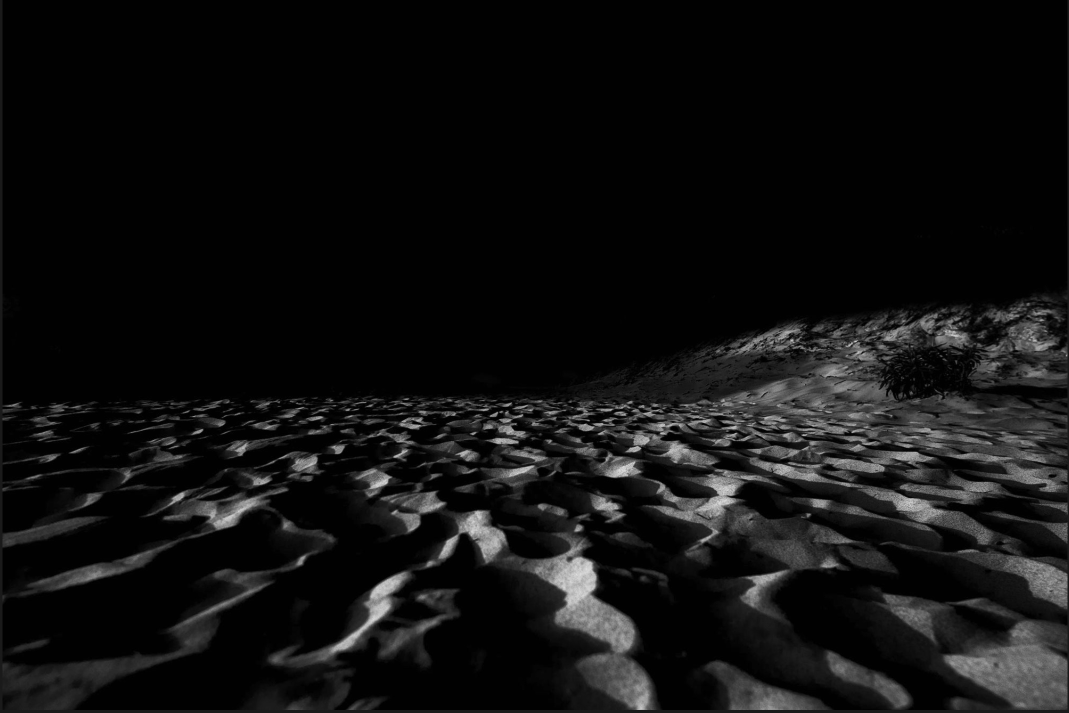
#> input picture img/00000.jpg, 2138 x 1426 px, given in place of 2023-10-03.jpg, which was not available (shown at 1/2 size)
$ python squareimg.py
#> lines starting #> are read from the running program, lines starting #| are printed output that depends on the picture
from PIL import Image

name = "2023-10-03"

img = Image.open(f"/Users/maomao/Documents/GitHub/maomaocv.github.io/img/{name}.jpg")
#> img is the input picture: PIL image 2138x1426 RGB; min 0, max 242, mean 16.4

# Determine the longer side
max_side = max(img.size)
#> max_side = 2138

# Create a white square canvas
canvas = Image.new('RGB', (max_side, max_side), 'white')
#> canvas: PIL image 2138x2138 RGB; every value is 255

# Calculate the position to paste the image onto the canvas
x_offset = (canvas.width - img.width) // 2
#> x_offset = 0
y_offset = (canvas.height - img.height) // 2
#> y_offset = 356
canvas.paste(img, (x_offset, y_offset))
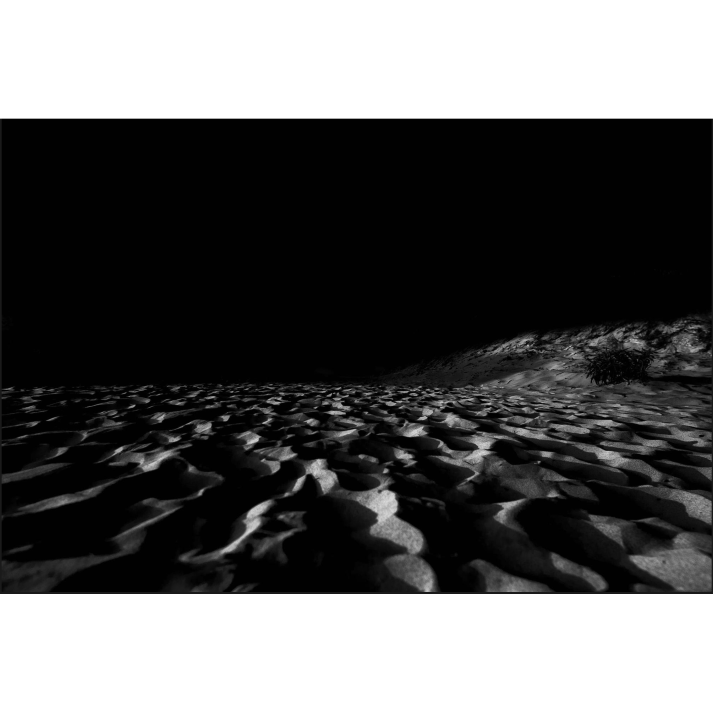
#> canvas: PIL image 2138x2138 RGB (shown at 1/3 size); min 0, max 255, mean 95.8
canvas.save(f"/Users/maomao/Documents/GitHub/maomaocv.github.io/img/{name}s.jpg")

$ run again, on img/01_arc3.jpg
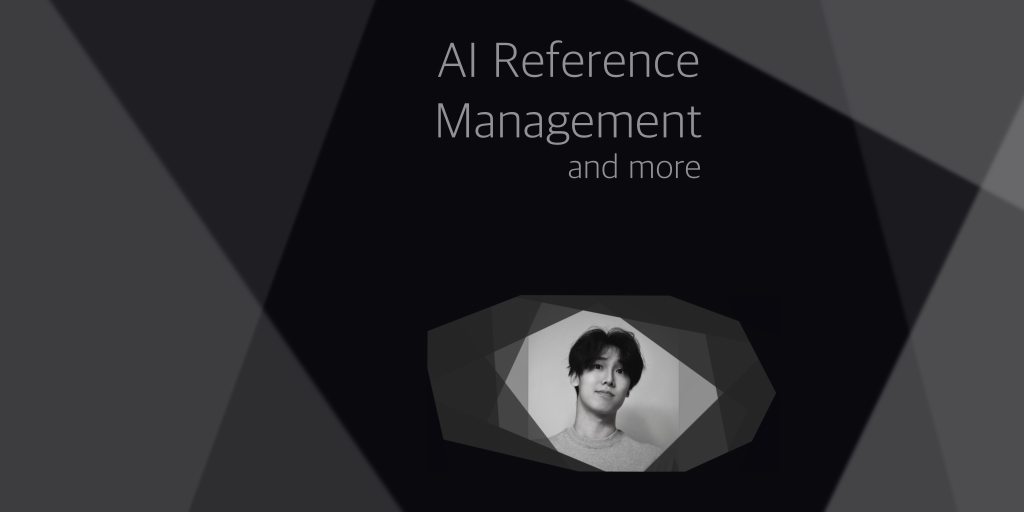
#> input picture img/01_arc3.jpg, 2048 x 1024 px, given in place of 2023-10-03.jpg, which was not available (shown at 1/2 size)
#> img is the input picture: PIL image 2048x1024 RGB; mean R, G, B 41.5, 41, 44.4
#> `canvas.paste(img, (x_offset, y_offset))`:
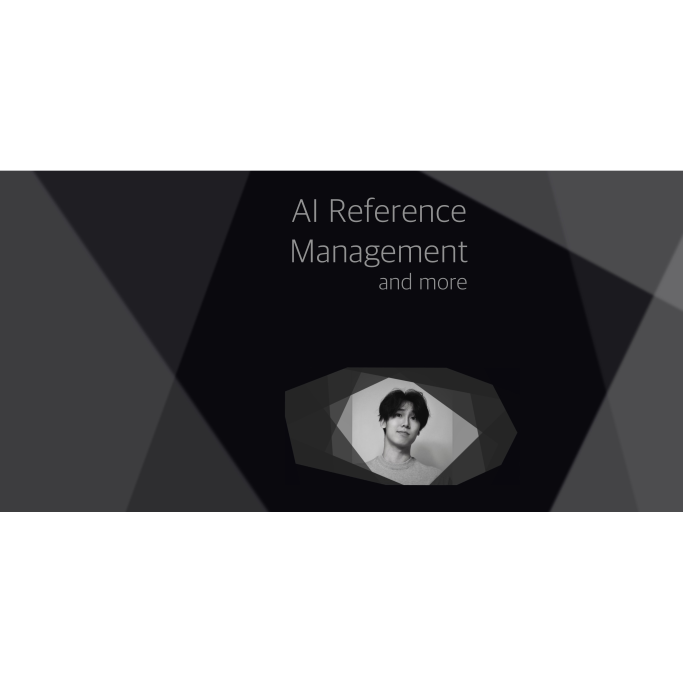
#> canvas: PIL image 2048x2048 RGB (shown at 1/3 size); mean R, G, B 148.3, 148, 149.7

$ run again, on img/02.jpg
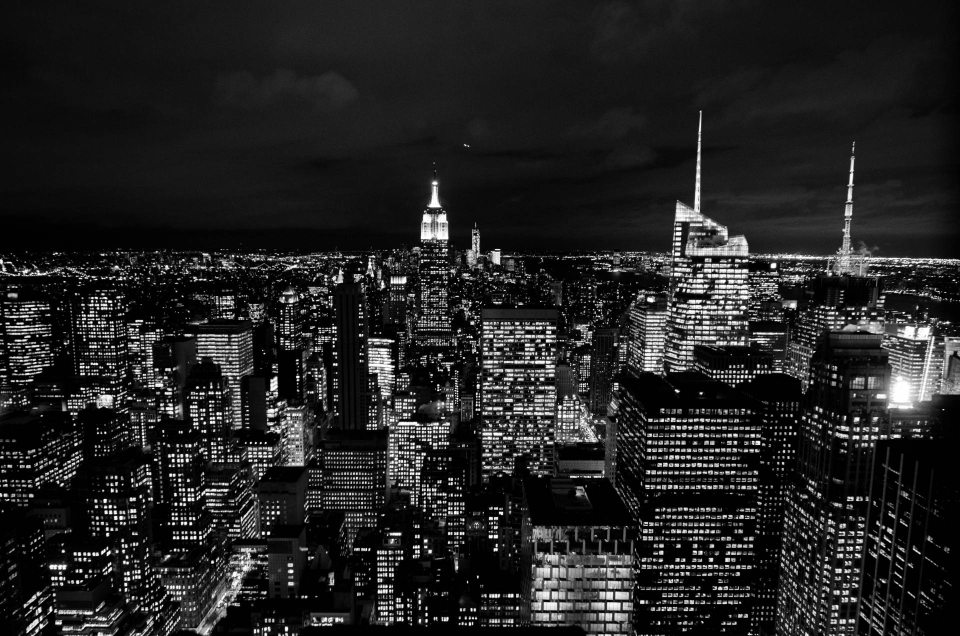
#> input picture img/02.jpg, 1920 x 1272 px, given in place of 2023-10-03.jpg, which was not available (shown at 1/2 size)
#> img is the input picture: PIL image 1920x1272 RGB; min 0, max 255, mean 35.3
#> `canvas.paste(img, (x_offset, y_offset))`:
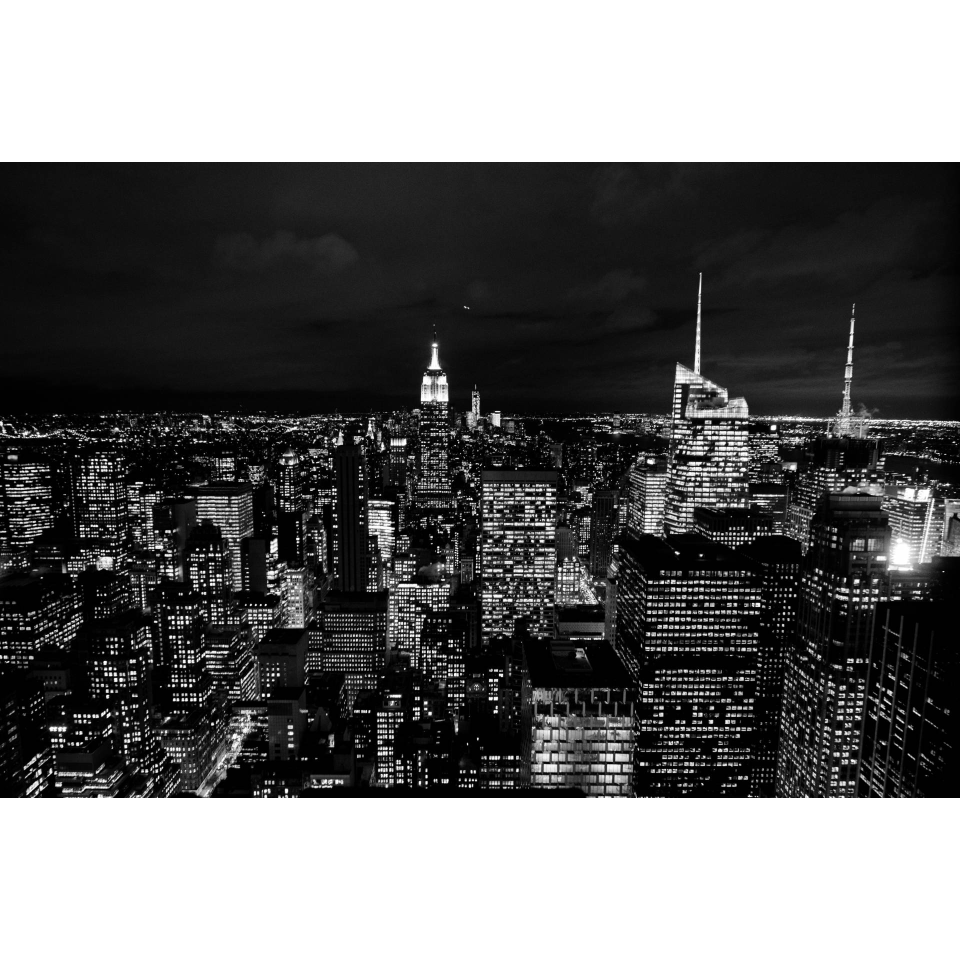
#> canvas: PIL image 1920x1920 RGB (shown at 1/2 size); min 0, max 255, mean 109.4
